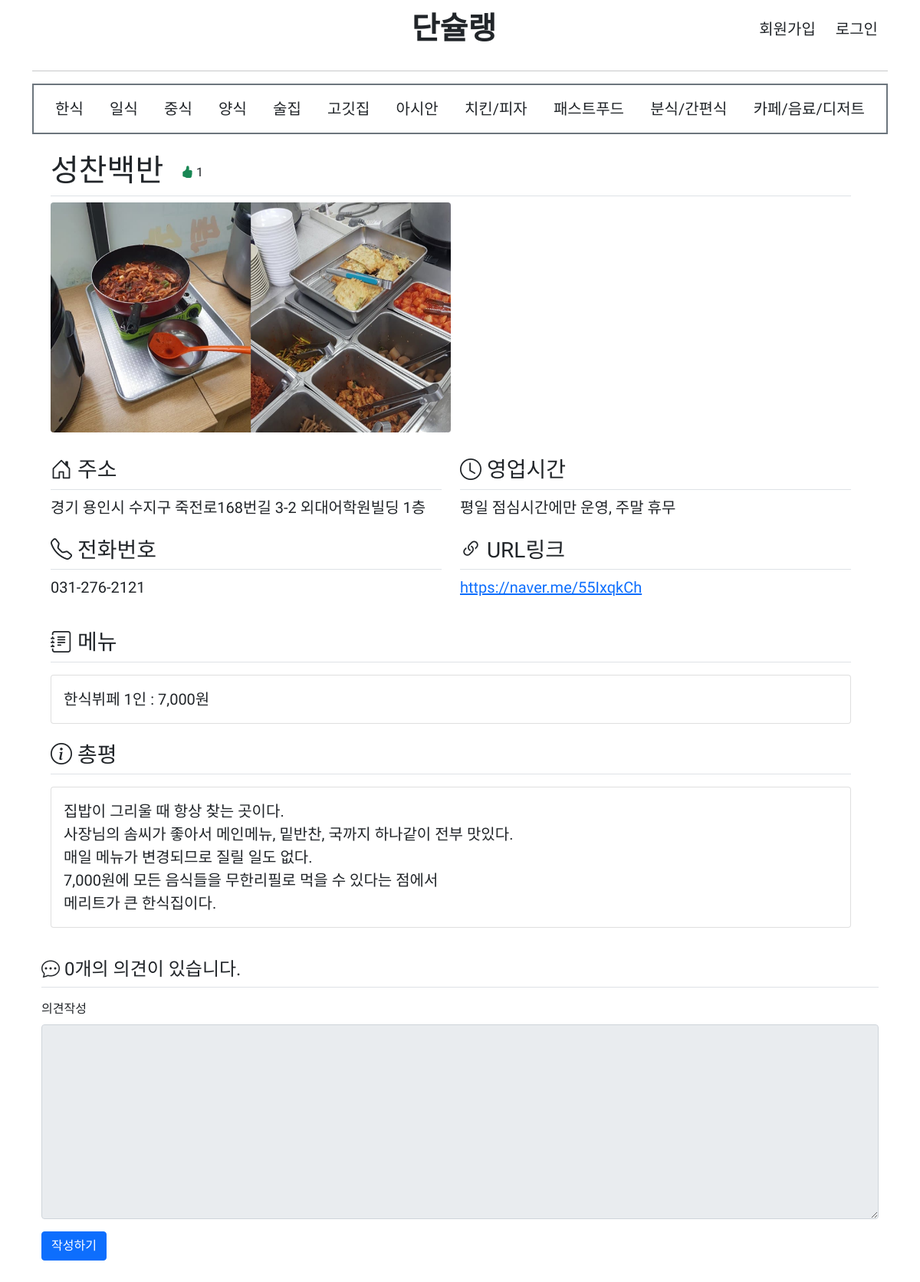
The page /post/id/1/ on the database its author committed.
### mainapp/models.py (models this page shows, shortened)
class Post(models.Model):
    category = models.IntegerField() # 1~12까지로 한식부터 카페까지 구분하기 위한 필드
    subject = models.CharField(max_length=200) # 가게이름
    location = models.CharField(max_length=200) # 주소
    callnum = models.CharField(max_length=200) # 전화번호
    timeinfo = models.CharField(max_length=200) # 영업시간
    urlinfo = models.CharField(max_length=200) # URL
    menu = models.TextField() # 메뉴
    review = models.TextField() # 총평
    image = models.ImageField(blank=True, upload_to='media/') # 썸네일사진
    summary = models.CharField(max_length=200) # 썸네일텍스트
    voter = models.ManyToManyField(User, blank=True)  # 추천인

### mainapp/views.py (the view)
# urls.py: path('post/id/<int:post_id>/', views.detail, name='detail'),
def detail(request, post_id):
    post = get_object_or_404(Post, pk=post_id) # Question.objects.get의 상위호환이다. 실패하면 404오류를 전달
    context = {'post': post}
    return render(request, 'mainapp/detail.html', context) # question_detail.html에 있는 question에 context를 전달

### templates/mainapp/detail.html (shortened to what this page needs)
{% extends 'base.html' %}
{% block content %}
<div class="container my-3 row row-cols-2">
    <div class="col-12">
        <h1 class="border-bottom py-2">{{ post.subject }}
            <a href="javascript:void(0)" data-uri="{% url 'main:vote' post.id  %}"
                class="recommend btn btn-outline-white"> <i class="text-success bi bi-hand-thumbs-up-fill"></i>
                <span class="">{{post.voter.count}}</span>
            </a>
        </h1>
    </div>
    <div class="col-12">
        <img class="rounded" width="50%" height="300" src="/media/{{post.image}}" alt="korean_post">
        <br><br>
    </div>
    <div class="col">
        <div class="mb-3">
            <h3 class="border-bottom py-2"><i class="align-bottom bi bi-house-door"></i> 주소</h3>
            <div class="card-text fs-5" style="white-space: pre-line;">{{ post.location }}</div>
        </div>
        <div class="mb-3">
            <h3 class="border-bottom py-2"><i class="align-bottom bi bi-telephone"></i> 전화번호</h3>
            <div class="card-text fs-5" style="white-space: pre-line;">{{ post.callnum }}</div>
        </div>
    </div>
    <div class="col">
        <div class="mb-3">
            <h3 class="border-bottom py-2"><i class="align-bottom bi bi-clock"></i> 영업시간</h3>
            <div class="card-text fs-5" style="white-space: pre-line;">{{ post.timeinfo }}</div>
        </div>
        <div class="mb-3">
            <h3 class="border-bottom py-2"><i class="align-bottom bi bi-link-45deg"></i> URL링크</h3>
            <div class="card-text fs-5" style="white-space: pre-line;"><a href="{{ post.urlinfo }}">{{ post.urlinfo }}</a></div>
        </div>
    </div>
</div>
<div class="container my-3 row">
    <div class="col-12">
        <h3 class="border-bottom py-2"><i class="align-bottom bi bi-journal-text"></i> 메뉴</h3>
        <div class="card my-3">
            <div class="card-body">
                <div class="card-text fs-5" style="white-space: pre-line;">{{ post.menu }}</div>
            </div>
        </div>
    </div>
    <div class="col-12">
        <h3 class="border-bottom py-2"><i class="align-bottom bi bi-info-circle"></i></i> 총평</h3>
        <div class="card my-3">
            <div class="card-body">
                <div class="card-text fs-5" style="white-space: pre-line;">{{ post.review }}</div>
            </div>
        </div>
    </div>
</div>
<div class="container my-3">
    <h4 class="border-bottom my-3 py-2"><i class="align-bottom bi bi-chat-dots"></i> {{post.comment_set.count}}개의 의견이 있습니다.</h4>
    <form action="{% url 'main:comment_create' post.id %}" method="post" class="my-3">
        <div class="mb-3">
            <label for="content" class="form-label">의견작성</label>
            <textarea {% if not user.is_authenticated %}disabled{% endif %}
              name="content" id="content" class="form-control" rows="10"></textarea>
        </div>
        <input type="submit" value="작성하기" class="btn btn-primary">
        <br><br><br>
    </form>
</div>
{% endblock %}

### static/style.css (style rules this page uses)
body { font-family: 'Do Hyeon', sans-serif !important; }

### rows shown on the page
Post: subject "성찬백반", voter.count "1", image (picture), location "경기 용인시 수지구 죽전로168번길 3-2 외대어학원빌딩 1층", callnum "031-276-2121", timeinfo "평일 점심시간에만 운영, 주말 휴무", urlinfo "https://naver.me/55IxqkCh", menu "한식뷔페 1인 : 7,000원", review "집밥이 그리울 때 항상 찾는 곳이다. 사장님의 솜씨가 좋아서 메인메뉴, 밑반찬, 국까지 하나같이 전부 맛있다. 매일 메뉴가 변경되므로 질릴 일도 없다. 7,000원에 모든 음식들을 무한리필로 먹을 수 있다는 점에서 메리트가 큰 한식집이다.", comment_set.count "0"
